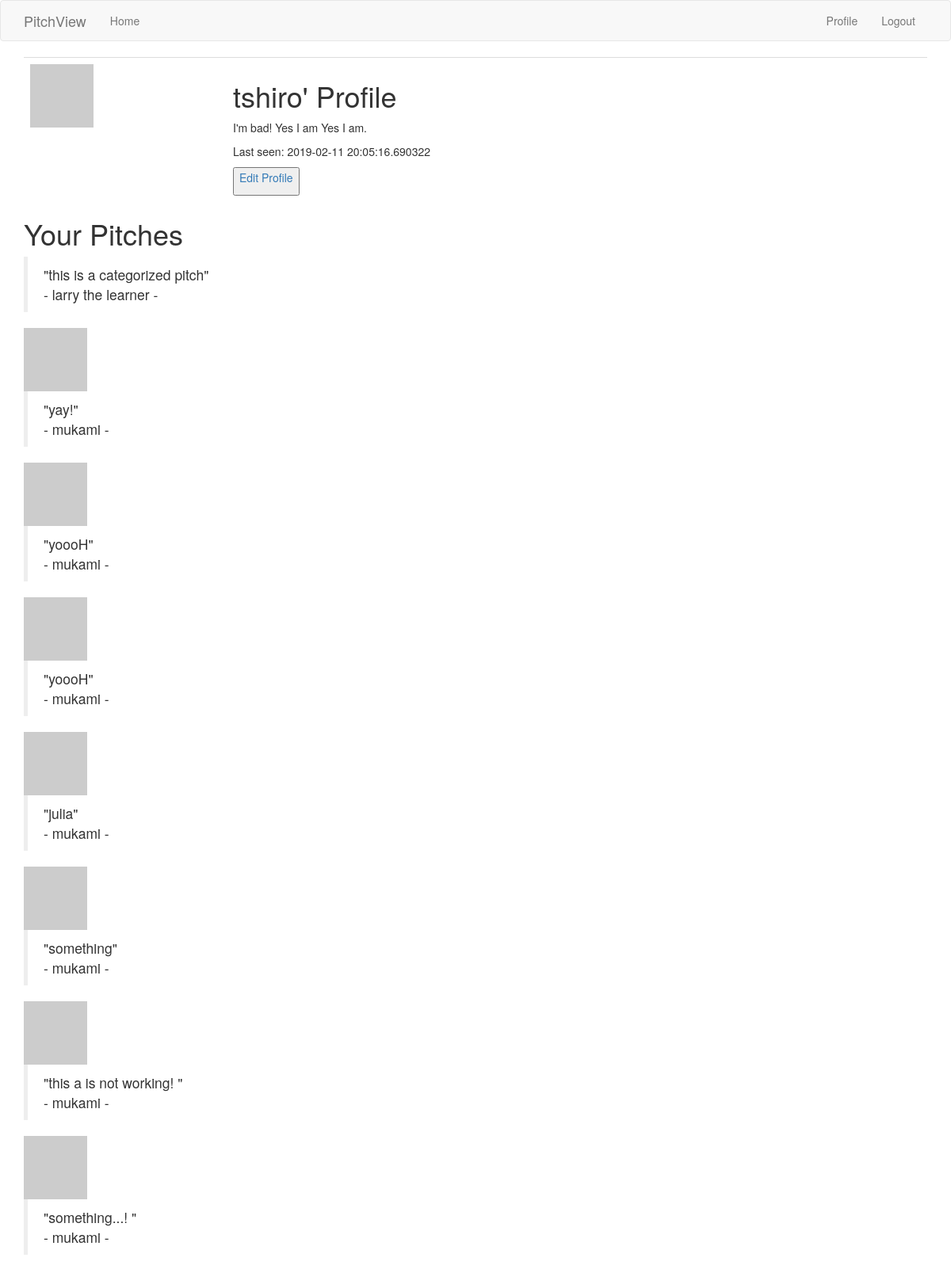
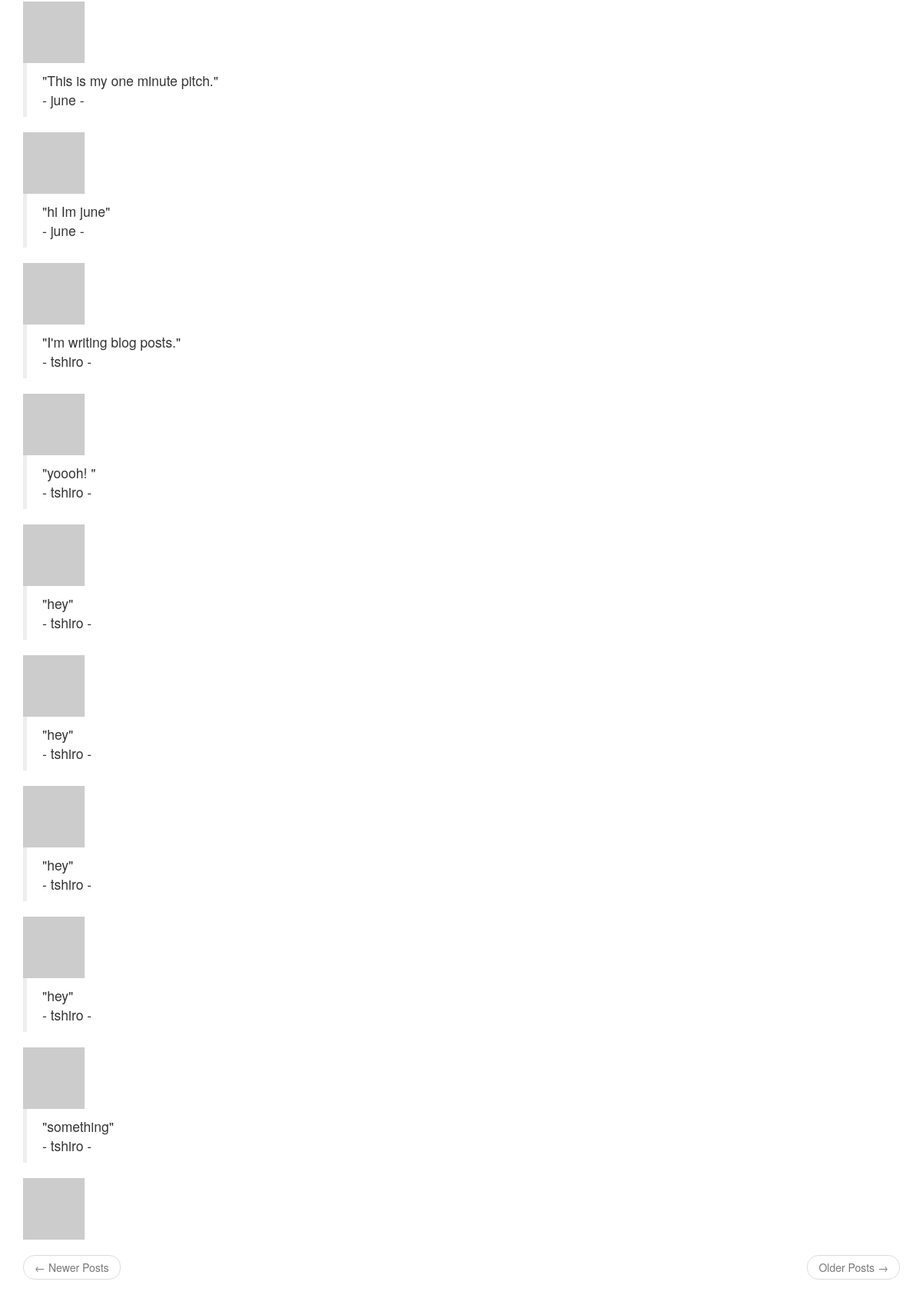
Page /user/tshiro (signed in) on the committed database (2 pictures, top to bottom).
### app/models.py (models this page shows, shortened)
class User(UserMixin, db.Model):
    id = db.Column(db.Integer, primary_key=True)
    username = db.Column(db.String(64), index=True, unique=True)
    email = db.Column(db.String(120), index=True, unique=True)
    password_hash = db.Column(db.String(128))
    posts = db.relationship('Post', backref='author', lazy='dynamic')
    about_me = db.Column(db.String(255))
    last_seen = db.Column(db.DateTime, default=datetime.utcnow)
    def avatar(self, size):
        digest = md5(self.email.lower().encode('utf-8')).hexdigest()
        return 'https://www.gravatar.com/avatar/{}?d=identicon&s={}'.format(digest, size)

class Post(db.Model):
    id = db.Column(db.Integer, primary_key=True)
    body = db.Column(db.String(140))
    timestamp = db.Column(db.DateTime, index=True, default=datetime.utcnow)
    user_id = db.Column(db.Integer, db.ForeignKey('user.id'))
    category = db.relationship('Category', backref='type', lazy='dynamic')
    comments = db.relationship('Comment', backref='author', lazy='dynamic')

### app/main/routes.py (the view)
@bp.route('/user/<username>')
@login_required
def user(username):
    user = User.query.filter_by(username=username).first_or_404()
    posts = Post.query.order_by(Post.timestamp.desc()).all()
    return render_template('user.html', user=user, posts=posts)

### app/main/routes.py (called while the page is built)
@bp.before_app_request
def before_request():
    if current_user.is_authenticated:
        current_user.last_seen = datetime.utcnow()
        db.session.commit()

### app/models.py (called while the page is built)
@login.user_loader
def load_user(id):
    return User.query.get(int(id))

### app/templates/user.html
{% extends "base.html" %}
{% block app_content %}
    <table class="table table-hover">
        <tr>
            <td width="256px"><img src="{{ user.avatar(256) }}"></td>
            <td>
                <h1>{{ user.username }}' Profile</h1>
                {% if user.about_me %}<p>{{ user.about_me }}</p>{% endif %}
                {% if user.last_seen %}
                <p>Last seen: {{ user.last_seen }}</p>
                <button> <p><a href="{{ url_for('main.edit_profile') }}">Edit Profile</a></p></button>
                {% endif %}
            </td>
        </tr>
    </table>
    <h1>Your Pitches</h1>
    {% for post in posts %}
        {% include '_post.html' %}
    {% endfor %}
    <nav aria-label="...">
        <ul class="pager">
            <li class="previous{% if not prev_url %} disabled{% endif %}">
                <a href="{{ prev_url or '#' }}">
                    <span aria-hidden="true">&larr;</span> Newer Posts
                </a>
            </li>
            <li class="next{% if not next_url %} disabled{% endif %}">
                <a href="{{ next_url or '#' }}">
                    Older Posts <span aria-hidden="true">&rarr;</span>
                </a>
            </li>
        </ul>
    </nav>
{% endblock %}

### app/templates/base.html (shortened to what this page needs)
{% extends 'bootstrap/base.html' %}
{% block navbar %}
<nav class="navbar navbar-default">
    <div class="container">
        <div class="navbar-header">
            <a class="navbar-brand" href="{{ url_for('main.index') }}">PitchView</a>
        </div>
        <div class="collapse navbar-collapse" id="bs-example-navbar-collapse-1">
            <ul class="nav navbar-nav">
                <li><a href="{{ url_for('main.index') }}">Home</a></li>
            </ul>
            <ul class="nav navbar-nav navbar-right">
                {% if current_user.is_anonymous %}
                <li><a href="{{ url_for('auth.login') }}">Login</a></li>
                {% else %}
                <li><a href="{{ url_for('main.user', username=current_user.username) }}">Profile</a></li>
                <li><a href="{{ url_for('auth.logout') }}">Logout</a></li>
                {% endif %}
            </ul>
        </div>
    </div>
</nav>
{% endblock %}
{% block content %}
    <div class="container">
        {% block app_content %}{% endblock %}
    </div>
{% endblock %}

### app/templates/_post.html
<table>
    <td><img src="{{ post.author.avatar(36) }}"></td>
    <tr valign="top">
        <blockquote>"{{ post.body }}"<br>
            - {{ post.author.username }} -
        </blockquote>
    </tr>
</table>

### rows in the picture
User: username "tshiro", about_me "I'm bad! Yes I am Yes I am.", last_seen "2019-02-11 20:05:16.690322"
Post: body "this is a categorized pitch", author.username "larry the learner"
Post: body "yay!", author.username "mukami"
Post: body "yoooH", author.username "mukami"
Post: body "yoooH", author.username "mukami"
Post: body "julia", author.username "mukami"
Post: body "something", author.username "mukami"
Post: body "this a is not working!", author.username "mukami"
Post: body "something...!", author.username "mukami"
Post: body "This is my one minute pitch.", author.username "june"
Post: body "hi Im june", author.username "june"
Post: body "I'm writing blog posts.", author.username "tshiro"
Post: body "yoooh!", author.username "tshiro"
Post: body "hey", author.username "tshiro"
Post: body "hey", author.username "tshiro"
Post: body "hey", author.username "tshiro"
Post: body "hey", author.username "tshiro"
Post: body "something", author.username "tshiro"
